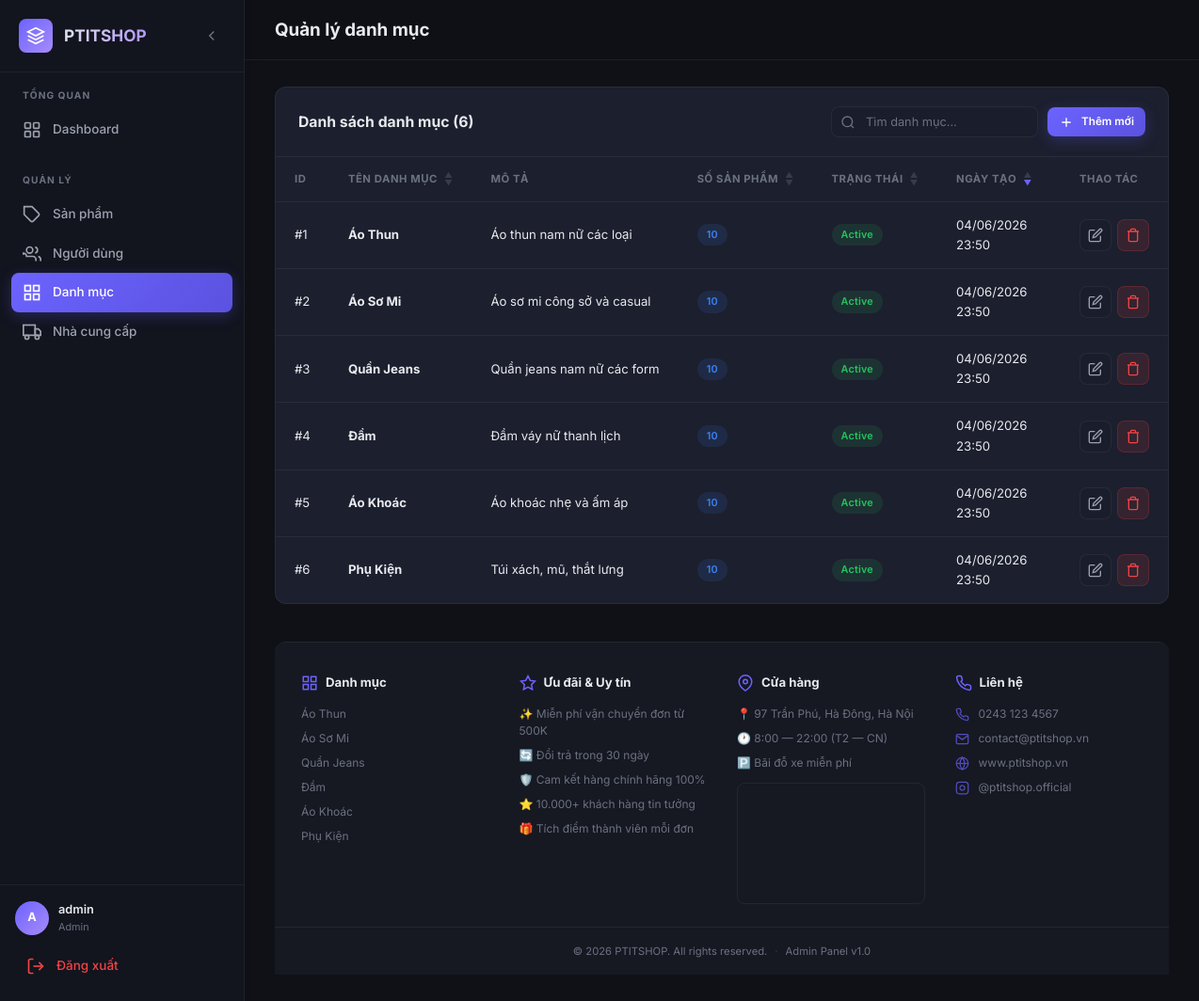
Page /admin/categories/index.php (signed in) on the committed database.
### tables this page shows
CREATE TABLE categories (
    category_id   INT PRIMARY KEY AUTO_INCREMENT,
    category_name VARCHAR(100) NOT NULL UNIQUE,
    description   TEXT,
    status        ENUM('Active', 'Inactive') NOT NULL DEFAULT 'Active',
    created_at    DATETIME DEFAULT CURRENT_TIMESTAMP,
    updated_at    DATETIME DEFAULT CURRENT_TIMESTAMP ON UPDATE CURRENT_TIMESTAMP
);

### includes/functions.php (called while the page is built, shortened)
<?php
function e(?string $str): string
{
    return htmlspecialchars($str ?? '', ENT_QUOTES, 'UTF-8');
}
function normalizeBaseUrl(string $baseUrl): string
{
    $baseUrl = trim($baseUrl);
    if ($baseUrl === '' || $baseUrl === '/') {
        return '/';
    }
    return '/' . trim($baseUrl, '/') . '/';
}
function appBaseUrl(): string
{
    $baseUrl = getenv('APP_BASE_URL');
    $scriptName = str_replace('\\', '/', $_SERVER['SCRIPT_NAME'] ?? '');
    $adminPathPosition = strpos($scriptName, '/admin/');
    if ($adminPathPosition !== false) {
        return normalizeBaseUrl(substr($scriptName, 0, $adminPathPosition));
    }
    return normalizeBaseUrl(dirname($scriptName));
}
function baseUrl(string $path = ''): string
{
    return appBaseUrl() . ltrim($path, '/');
}

### admin/categories/index.php (the view, shortened to what this page needs)
<?php
require_once __DIR__ . '/../../includes/functions.php';
$pdo = getDBConnection();
$search  = trim($_GET['search'] ?? '');
$sortBy  = $_GET['sort'] ?? 'created_at';
$sortDir = ($_GET['dir'] ?? 'desc') === 'asc' ? 'asc' : 'desc';
$page    = max(1, (int)($_GET['page'] ?? 1));
$limit   = 10;
$offset  = ($page - 1) * $limit;
$where = '';
$params = [];
$countSql = "SELECT COUNT(*) FROM categories c $where";
$stmt = $pdo->prepare($countSql);
$stmt->execute($params);
$total = $stmt->fetchColumn();
$sortColumn = "c.$sortBy";
$sql = "SELECT c.*, (SELECT COUNT(*) FROM products p WHERE p.category_id = c.category_id) AS product_count
        FROM categories c
        $where
        ORDER BY $sortColumn $sortDir
        LIMIT $limit OFFSET $offset";
$stmt = $pdo->prepare($sql);
$stmt->execute($params);
$categories = $stmt->fetchAll();
function sortUrl(string $col, string $currentSort, string $currentDir): string {
    $newDir = ($col === $currentSort && $currentDir === 'asc') ? 'desc' : 'asc';
    $params = $_GET;
    $params['sort'] = $col;
    $params['dir'] = $newDir;
    $params['page'] = 1;
    return '?' . http_build_query($params);
}
function sortClass(string $col, string $currentSort, string $currentDir): string {
    if ($col !== $currentSort) return 'sortable';
    return 'sortable sort-' . $currentDir;
}
require_once __DIR__ . '/../../includes/header.php';
require_once __DIR__ . '/../../includes/sidebar.php';
?>
<div class="table-wrapper">
    <div class="table-header">
        <h2>Danh sách danh mục (<?= $total ?>)</h2>
        <div class="table-actions">
            <form method="GET" class="search-box">
                <svg viewBox="0 0 24 24" fill="none" stroke="currentColor" stroke-width="2"><circle cx="11" cy="11" r="8"/><line x1="21" y1="21" x2="16.65" y2="16.65"/></svg>
                <input type="text" name="search" placeholder="Tìm danh mục..." value="<?= e($search) ?>">
            </form>
            <a href="<?= baseUrl('admin/categories/create.php') ?>" class="btn btn-primary btn-sm">
                <svg viewBox="0 0 24 24" fill="none" stroke="currentColor" stroke-width="2"><line x1="12" y1="5" x2="12" y2="19"/><line x1="5" y1="12" x2="19" y2="12"/></svg>
                Thêm mới
            </a>
        </div>
    </div>
    <?php if (empty($categories)): ?>
        <div class="empty-state">
            <svg viewBox="0 0 24 24" fill="none" stroke="currentColor" stroke-width="1.5"><rect x="3" y="3" width="7" height="7"/><rect x="14" y="3" width="7" height="7"/><rect x="3" y="14" width="7" height="7"/><rect x="14" y="14" width="7" height="7"/></svg>
            <h3>Chưa có danh mục nào</h3>
            <p>Hãy thêm danh mục đầu tiên</p>
            <a href="<?= baseUrl('admin/categories/create.php') ?>" class="btn btn-primary">Thêm danh mục</a>
        </div>
    <?php else: ?>
        <table>
            <thead><tr>
                <th>ID</th>
                <th class="<?= sortClass('category_name', $sortBy, $sortDir) ?>">
                    <a href="<?= sortUrl('category_name', $sortBy, $sortDir) ?>" style="color:inherit;text-decoration:none">
                        Tên danh mục <span class="sort-icon"><span class="arrow arrow-up">▲</span><span class="arrow arrow-down">▼</span></span>
                    </a>
                </th>
                <th>Mô tả</th>
                <th class="<?= sortClass('product_count', $sortBy, $sortDir) ?>">
                    <a href="<?= sortUrl('product_count', $sortBy, $sortDir) ?>" style="color:inherit;text-decoration:none">
                        Số sản phẩm <span class="sort-icon"><span class="arrow arrow-up">▲</span><span class="arrow arrow-down">▼</span></span>
                    </a>
                </th>
                <th class="<?= sortClass('status', $sortBy, $sortDir) ?>">
                    <a href="<?= sortUrl('status', $sortBy, $sortDir) ?>" style="color:inherit;text-decoration:none">
                        Trạng thái <span class="sort-icon"><span class="arrow arrow-up">▲</span><span class="arrow arrow-down">▼</span></span>
                    </a>
                </th>
                <th class="<?= sortClass('created_at', $sortBy, $sortDir) ?>">
                    <a href="<?= sortUrl('created_at', $sortBy, $sortDir) ?>" style="color:inherit;text-decoration:none">
                        Ngày tạo <span class="sort-icon"><span class="arrow arrow-up">▲</span><span class="arrow arrow-down">▼</span></span>
                    </a>
                </th>
                <th>Thao tác</th>
            </tr></thead>
            <tbody>
            <?php foreach ($categories as $cat): ?>
            <tr>
                <td>#<?= $cat['category_id'] ?></td>
                <td><strong><?= e($cat['category_name']) ?></strong></td>
                <td style="max-width:300px; white-space:nowrap; overflow:hidden; text-overflow:ellipsis;"><?= e($cat['description'] ?? '—') ?></td>
                <td><span class="badge badge-info"><?= $cat['product_count'] ?></span></td>
                <td><span class="badge <?= $cat['status'] === 'Active' ? 'badge-success' : 'badge-danger' ?>"><?= $cat['status'] ?></span></td>
                <td><?= date('d/m/Y H:i', strtotime($cat['created_at'])) ?></td>
                <td>
                    <div class="action-btns">
                        <a href="<?= baseUrl('admin/categories/edit.php?id=' . $cat['category_id']) ?>" class="btn btn-secondary btn-icon" title="Sửa">
                            <svg viewBox="0 0 24 24" fill="none" stroke="currentColor" stroke-width="2"><path d="M11 4H4a2 2 0 00-2 2v14a2 2 0 002 2h14a2 2 0 002-2v-7"/><path d="M18.5 2.5a2.121 2.121 0 013 3L12 15l-4 1 1-4 9.5-9.5z"/></svg>
                        </a>
                        <form id="del-cat-<?= $cat['category_id'] ?>" method="POST" action="<?= baseUrl('admin/categories/delete.php') ?>" style="display:inline">
                            <button type="button" class="btn btn-danger btn-icon" title="Xóa" onclick="confirmDelete('del-cat-<?= $cat['category_id'] ?>')">
                                <svg viewBox="0 0 24 24" fill="none" stroke="currentColor" stroke-width="2"><polyline points="3 6 5 6 21 6"/><path d="M19 6v14a2 2 0 01-2 2H7a2 2 0 01-2-2V6m3 0V4a2 2 0 012-2h4a2 2 0 012 2v2"/></svg>
                            </button>
                        </form>
                    </div>
                </td>
            </tr>
            <?php endforeach; ?>
            </tbody>
        </table>
    <?php endif; ?>
</div>
<?php require_once __DIR__ . '/../../includes/footer.php'; ?>

### assets/css/style.css (style rules this page uses)
:root { --bg-primary: #0f1117; --bg-secondary: #161822; --bg-card: #1c1f2e; --bg-card-hover: #232640; --bg-sidebar: #12141e; --bg-input: #1a1d2b; --border-color: rgba(255, 255, 255, 0.06); --border-focus: #6c63ff; --text-primary: #e8eaed; --text-secondary: #9ca3af; --text-muted: #6b7280; --accent: #6c63ff; --accent-hover: #5b52e0; --accent-glow: rgba(108, 99, 255, 0.25); --success: #22c55e; --success-bg: rgba(34, 197, 94, 0.12); --danger: #ef4444; --danger-bg: rgba(239, 68, 68, 0.12); --warning: #f59e0b; --warning-bg: rgba(245, 158, 11, 0.12); --info: #3b82f6; --info-bg: rgba(59, 130, 246, 0.12); --sidebar-width: 260px; --sidebar-collapsed: 72px; --topbar-height: 64px; --radius-sm: 8px; --radius-md: 12px; --radius-lg: 16px; --shadow-sm: 0 1px 3px rgba(0, 0, 0, 0.3); --shadow-md: 0 4px 20px rgba(0, 0, 0, 0.4); --shadow-lg: 0 8px 40px rgba(0, 0, 0, 0.5); --transition: 0.25s cubic-bezier(0.4, 0, 0.2, 1); }
*, *::before, *::after { box-sizing: border-box; margin: 0; padding: 0; }
html { font-size: 15px; scroll-behavior: smooth; }
body { font-family: 'Inter', -apple-system, BlinkMacSystemFont, sans-serif; background: var(--bg-primary); color: var(--text-primary); line-height: 1.6; -webkit-font-smoothing: antialiased; }
a { color: var(--accent); text-decoration: none; transition: color var(--transition); }
.table-wrapper { background: var(--bg-card); border: 1px solid var(--border-color); border-radius: var(--radius-md); overflow: hidden; }
.table-header { display: flex; align-items: center; justify-content: space-between; padding: 20px 24px; border-bottom: 1px solid var(--border-color); flex-wrap: wrap; gap: 12px; }
.table-header h2 { font-size: 1.05rem; font-weight: 700; }
.table-actions { display: flex; gap: 10px; align-items: center; }
.search-box { position: relative; }
.search-box input { background: var(--bg-input); border: 1px solid var(--border-color); border-radius: var(--radius-sm); padding: 8px 12px 8px 36px; color: var(--text-primary); font-size: 0.85rem; width: 220px; transition: all var(--transition); font-family: inherit; }
.search-box input::placeholder { color: var(--text-muted); }
.search-box svg { position: absolute; left: 10px; top: 50%; transform: translateY(-50%); width: 16px; height: 16px; color: var(--text-muted); }
table { width: 100%; border-collapse: collapse; }
thead th { text-align: left; padding: 14px 20px; font-size: 0.75rem; font-weight: 700; text-transform: uppercase; letter-spacing: 0.05em; color: var(--text-muted); border-bottom: 1px solid var(--border-color); white-space: nowrap; }
tbody td { padding: 14px 20px; font-size: 0.88rem; border-bottom: 1px solid var(--border-color); vertical-align: middle; }
tbody tr { transition: background var(--transition); }
tbody tr:last-child td { border-bottom: none; }
.badge { display: inline-flex; padding: 3px 10px; border-radius: 50px; font-size: 0.72rem; font-weight: 600; letter-spacing: 0.02em; }
.badge-success { background: var(--success-bg); color: var(--success); }
.badge-info { background: var(--info-bg); color: var(--info); }
.btn { display: inline-flex; align-items: center; gap: 8px; padding: 9px 18px; border: none; border-radius: var(--radius-sm); font-size: 0.85rem; font-weight: 600; font-family: inherit; cursor: pointer; transition: all var(--transition); white-space: nowrap; text-decoration: none; }
.btn svg { width: 16px; height: 16px; }
.btn-primary { background: linear-gradient(135deg, var(--accent), #5b52e0); color: #fff; box-shadow: 0 4px 15px var(--accent-glow); }
.btn-secondary { background: var(--bg-input); color: var(--text-secondary); border: 1px solid var(--border-color); }
.btn-danger { background: var(--danger-bg); color: var(--danger); border: 1px solid rgba(239, 68, 68, 0.2); }
.btn-sm { padding: 6px 12px; font-size: 0.78rem; }
.btn-icon { width: 34px; height: 34px; padding: 0; display: inline-flex; align-items: center; justify-content: center; border-radius: var(--radius-sm); }
.action-btns { display: flex; gap: 6px; }
thead th.sortable { cursor: pointer; user-select: none; position: relative; transition: color var(--transition); }
.sort-icon { display: inline-flex; flex-direction: column; margin-left: 4px; vertical-align: middle; line-height: 1; gap: 1px; }
.sort-icon .arrow { font-size: 0.55rem; line-height: 1; color: var(--text-muted); opacity: 0.35; transition: all var(--transition); }
th.sort-asc .sort-icon .arrow-up, th.sort-desc .sort-icon .arrow-down { color: var(--accent); opacity: 1; }

### rows in the picture
categories: category_id "1", category_name "Áo Thun", description "Áo thun nam nữ các loại", product_count "10", status "Active", created_at "04/06/2026 23:50"
categories: category_id "2", category_name "Áo Sơ Mi", description "Áo sơ mi công sở và casual", product_count "10", status "Active", created_at "04/06/2026 23:50"
categories: category_id "3", category_name "Quần Jeans", description "Quần jeans nam nữ các form", product_count "10", status "Active", created_at "04/06/2026 23:50"
categories: category_id "4", category_name "Đầm", description "Đầm váy nữ thanh lịch", product_count "10", status "Active", created_at "04/06/2026 23:50"
categories: category_id "5", category_name "Áo Khoác", description "Áo khoác nhẹ và ấm áp", product_count "10", status "Active", created_at "04/06/2026 23:50"
categories: category_id "6", category_name "Phụ Kiện", description "Túi xách, mũ, thắt lưng", product_count "10", status "Active", created_at "04/06/2026 23:50"

### other values in the picture
substr(currentUser()['username'], 0, 1) "A"
currentUser()['username'] "admin"
currentUser()['role'] "Admin"
$pageTitle "Quản lý danh mục"
$total "6"
